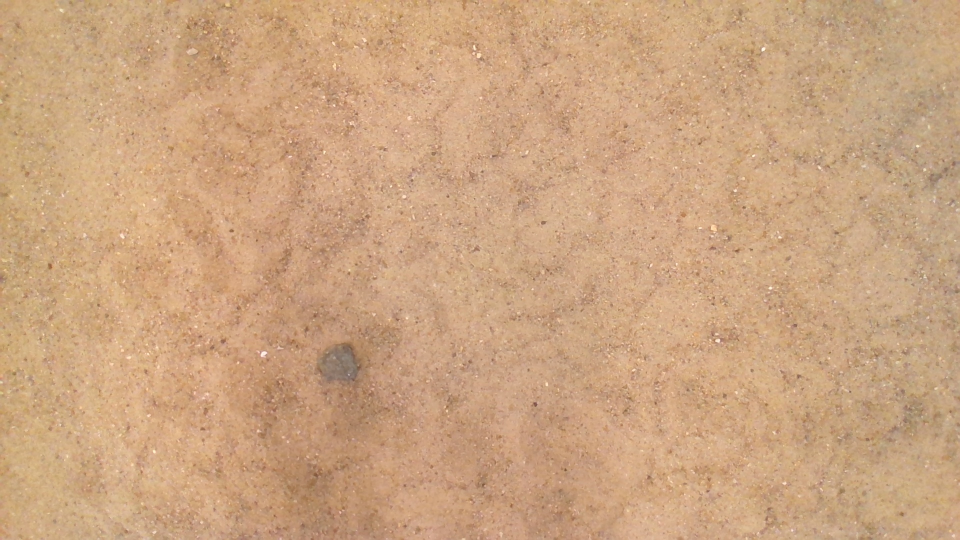
#> input picture ws_rockpicker/src/realsense_ting_controller/scripts/Image.jpg, 1920 x 1080 px, found by its file name (shown at 1/2 size)
$ python RockDetection2.py
#> lines starting #> are read from the running program, lines starting #| are printed output that depends on the picture; after the words box and inside, x2 and y2 are one past the last pixel; in counts of white or black regions, pixels touching at a corner belong together
import cv2 as cv
import numpy as np
import skimage.exposure as exposure

#Load image and get image dimensions
image = cv.imread("/home/pe/ws_rockpicker/src/realsense_ting_controller/scripts/Image.jpg")
#> image is the input picture: shape (1080, 1920, 3); mean B, G, R 128.4, 164.3, 203.5
#image = cv.resize(image, (1280, 720)) #resize if you want to look at the pictures, for actual coordinates, uncomment
image2 = image.copy()
image3 = image.copy()
img_h, img_w = image.shape[:2]
#> img_h = 1080; img_w = 1920

def Preproccesing(image, threshold):
    # Convert to HSV and split into channels
#> called with threshold = 33
    brightened = cv.add(image, np.array([40.0]))
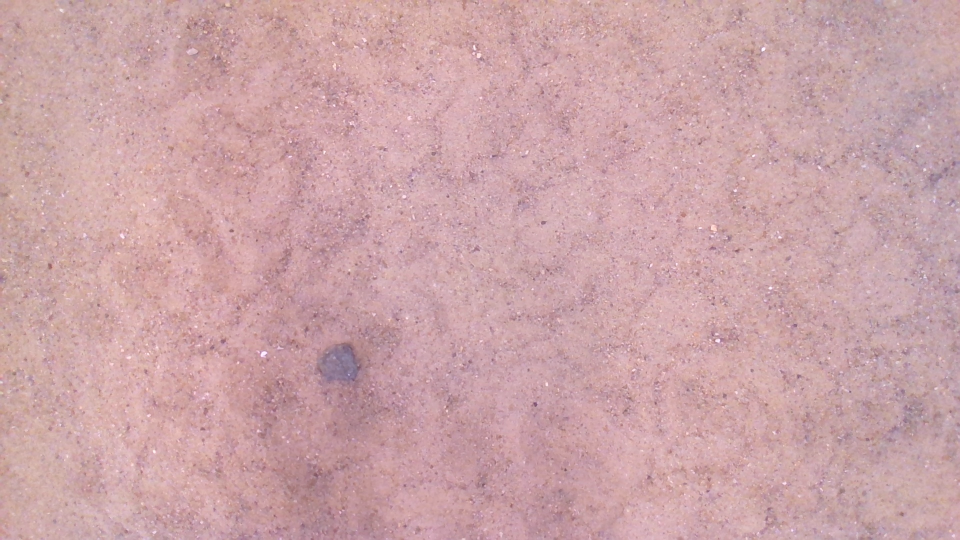
#> brightened: shape (1080, 1920, 3) (shown at 1/2 size); mean B, G, R 168.4, 164.3, 203.5
    HSVImage = cv.cvtColor(brightened, cv.COLOR_BGR2HSV)
#> HSVImage: shape (1080, 1920, 3); mean H, S, V 133.9, 50.2, 203.5
    H, S, V = cv.split(HSVImage)
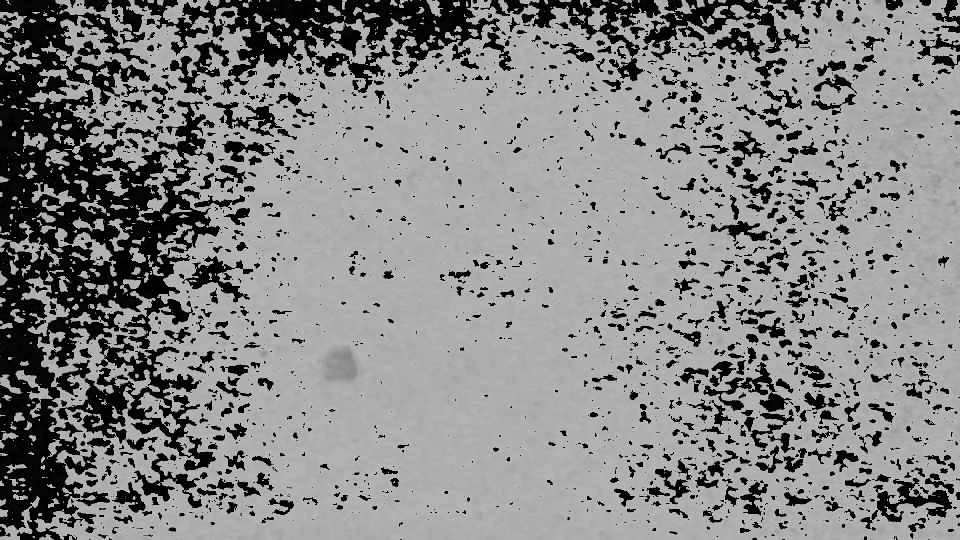
#> H: shape (1080, 1920) (shown at 1/2 size); min 0, max 179, mean 133.9
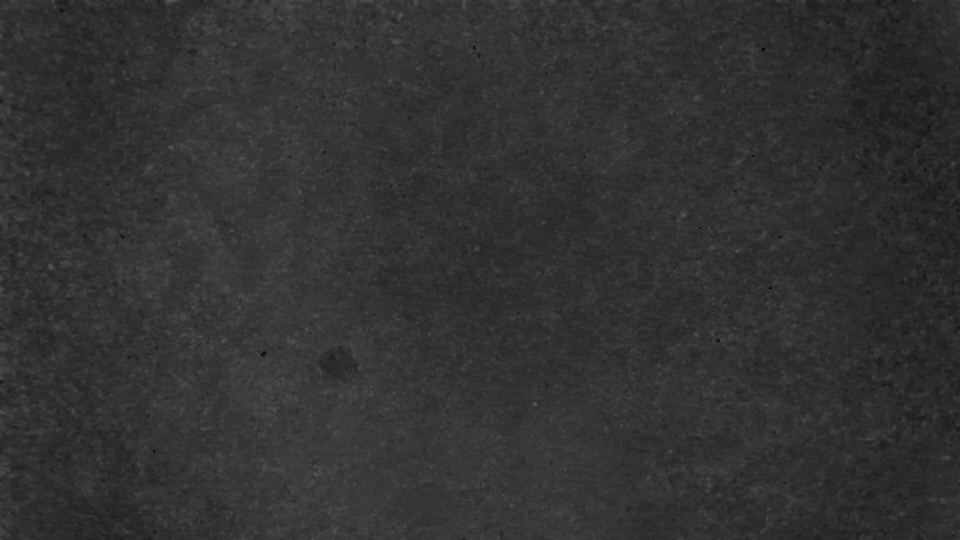
#> S: shape (1080, 1920) (shown at 1/2 size); min 6, max 103, mean 50.2
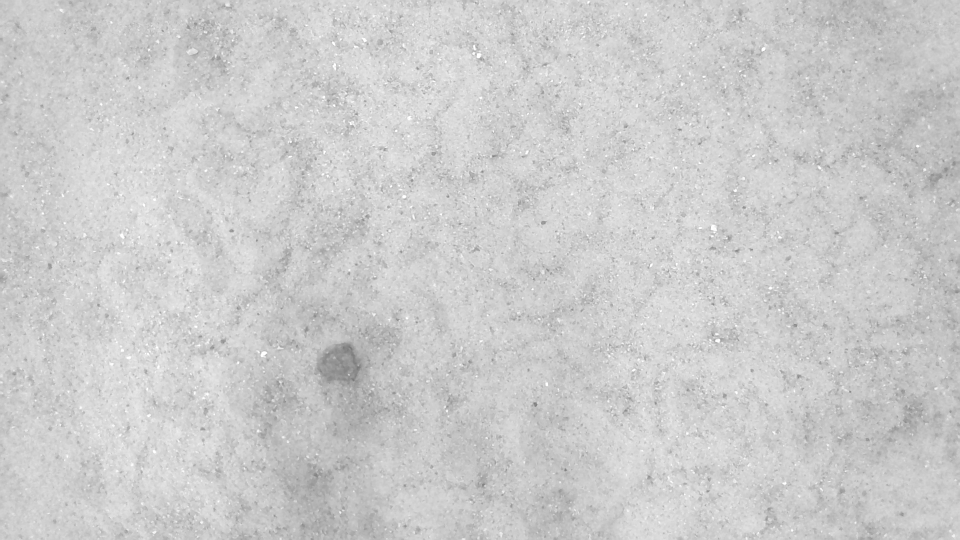
#> V: shape (1080, 1920) (shown at 1/2 size); min 116, max 255, mean 203.5
    cv.imshow("S", S)
    gaussian = cv.GaussianBlur(S, (7, 7), 0)
    cv.imshow("Gaussian", gaussian)
    # Thresholding the saturation channel,
    thresholded = cv.threshold(S, threshold, 255, cv.THRESH_BINARY)[1]
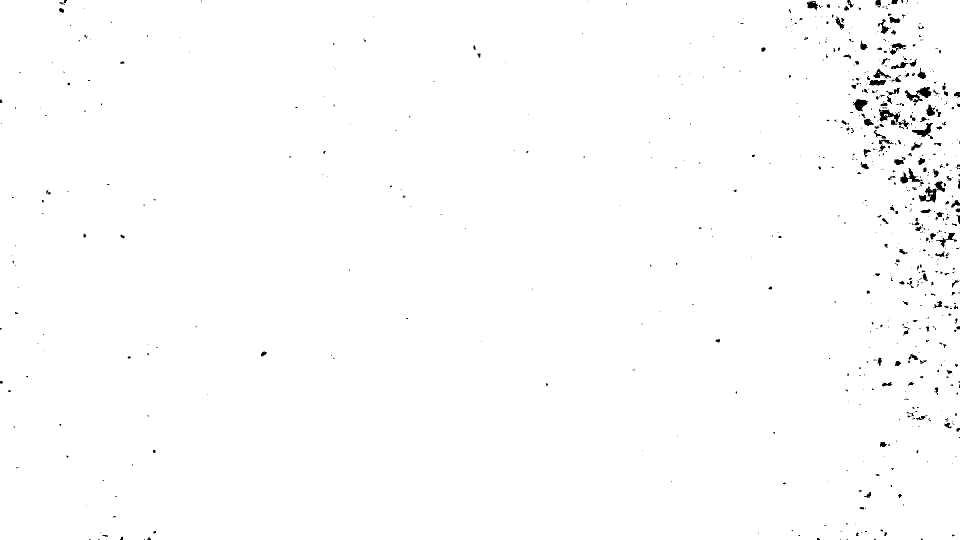
#> thresholded: shape (1080, 1920) (shown at 1/2 size); 99.1% white; 813 black regions (624 under 20 px), largest, box (x1, y1, x2, y2) and area: (1809, 174, 1864, 212) 735, (1838, 372, 1873, 405) 541, (1758, 218, 1800, 245) 521
    cv.imshow("Thresholded", thresholded)
    cv.waitKey(0)

    dilated = cv.dilate(thresholded, (3, 3), iterations=2)
#> dilated: shape (1080, 1920); 99.5% white; 434 black regions (322 under 20 px), largest, box (x1, y1, x2, y2) and area: (1760, 222, 1800, 245) 383, (1708, 200, 1734, 223) 355, (1824, 248, 1864, 275) 352
    #Finding contours and drawing the small contours on a mask, based on size
    eroded = cv.erode(thresholded, (3, 3), iterations=2)
#> eroded: shape (1080, 1920); 98.7% white; 669 black regions (422 under 20 px), largest, box (x1, y1, x2, y2) and area: (1838, 362, 1890, 407) 960, (1809, 174, 1864, 214) 927, (1758, 218, 1801, 253) 789
    opening = cv.morphologyEx(eroded, cv.MORPH_OPEN, (3, 3), iterations=2)
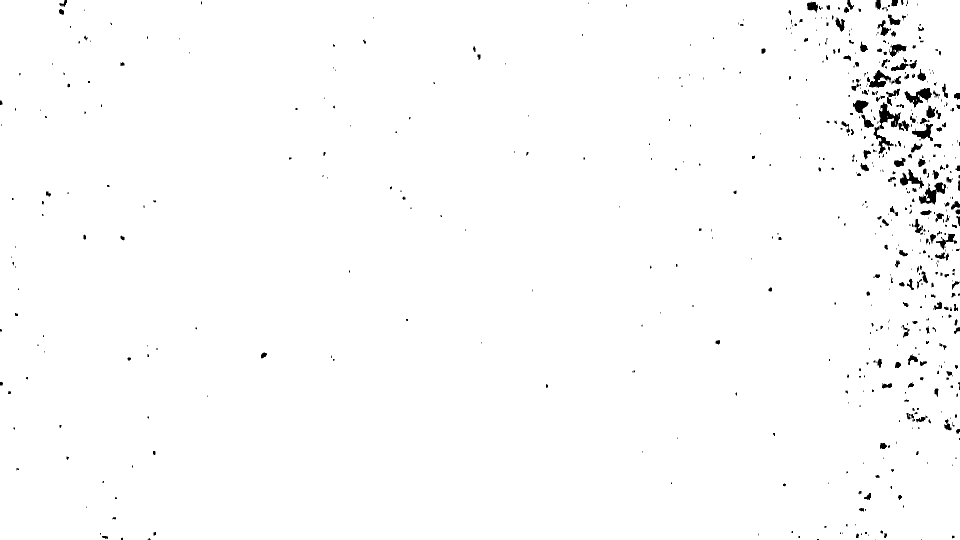
#> opening: shape (1080, 1920) (shown at 1/2 size); 98.7% white; 633 black regions (398 under 20 px)
    #cv.imshow("Opening", opening)
    #cv.imshow("Eroded", eroded)
    #cv.waitKey(0)
    contours = cv.findContours(dilated, cv.RETR_EXTERNAL, cv.CHAIN_APPROX_SIMPLE)[0]
#> contours = 2 contours, 1 with area under 20; largest, box (x1, y1, x2, y2) and area: (0, 0, 1920, 1080) 2069703
    small_contours = [cnt for cnt in contours if cv.contourArea(cnt) < 1000]
#> small_contours = [[[1919, 188], [1919, 191]]]
    mask = np.zeros_like(thresholded)
    cv.drawContours(mask, small_contours, -1, (255, 255, 255), -1)
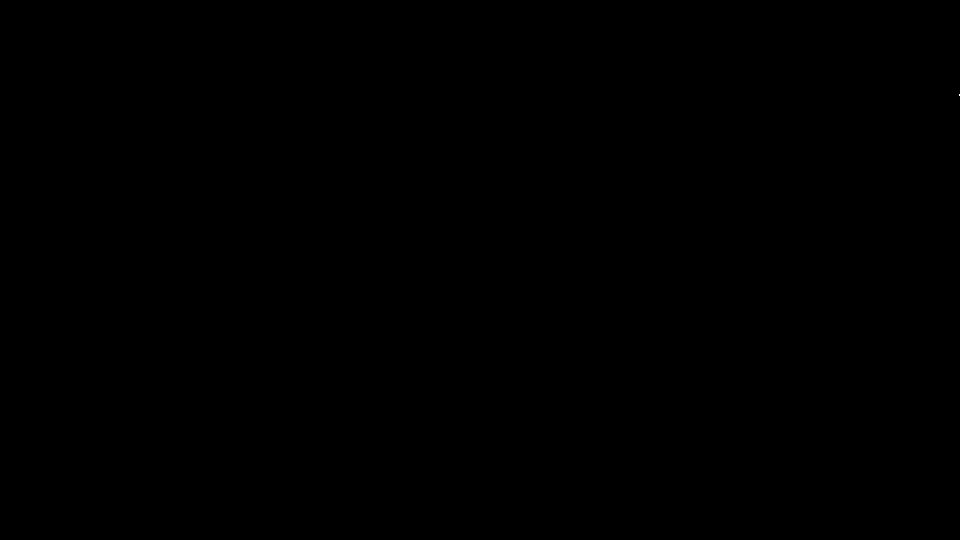
#> mask: shape (1080, 1920) (shown at 1/2 size); 0% white in thin lines or dots, all inside (x1, y1, x2, y2) = (1919, 188, 1920, 192)
    cv.imshow("Mask", mask)

    #Subtracting the small contours from the thresholded image
    subtractedSmall = cv.subtract(thresholded, mask)
    dilated = cv.dilate(subtractedSmall, (3, 3), iterations=2)
#> dilated: shape (1080, 1920); 99.5% white; 434 black regions (322 under 20 px)
    contours2 = cv.findContours(dilated, cv.RETR_EXTERNAL, cv.CHAIN_APPROX_SIMPLE)[0]
#> contours2 = 1 contour; box (x1, y1, x2, y2) and area: (0, 0, 1920, 1080) 2069703
    contour_img = np.zeros_like(image)
    cv.imshow("SubtractedSmall", subtractedSmall)
    #Drawing filled contours on the contour_img
    drawCont = cv.drawContours(contour_img, contours2, -1, (255, 255, 255), -1)
#> drawCont: shape (1080, 1920, 3); 100% white; 26 black regions (15 under 20 px)
    #cv.imshow("Contours", contour_img)
    cv.imshow("Contour",contour_img)
    cv.waitKey(0)
    return contours2, contour_img


# [57 lines left out: function watershed, not called in this run]


def main(image, threshold):
    #Preproccesing
    contours2, contour_img = Preproccesing(image, threshold)

    #Creating lists for sorting contours, and establishing thresholds
    InBoundRock = []
    OutBoundRock = []
    SortHull = []
    SingleRock = []
    MultipleRocks = []
    SolidityThres = 0.88
    EllipseThres = 0.80
    LowerSolidityThres = 0.50
    LowerEllipseThres = 0.50

    #Sorting contours based on convex and ellipse solidity, and based on image boundaries
    for cnt in contours2:
        SortingConvexHull = cv.convexHull(cnt)
        SortingEllipse = cv.fitEllipse(SortingConvexHull)
        Area = cv.contourArea(cnt)
        ConvexHullArea = cv.contourArea(SortingConvexHull)
        EllipseArea = (SortingEllipse[1][0]/2)*(SortingEllipse[1][1]/2)*np.pi
        Solidity = float(Area)/ConvexHullArea
        SolidityEllipse = float(Area)/EllipseArea
        #print(Solidity)
        #print(SolidityEllipse)
        cv.ellipse(image2, SortingEllipse, (0, 255, 0), 2)
        if 15 < SortingEllipse[0][0] < img_w-15 and 15 < SortingEllipse[0][1] < img_h-15:
            InBoundRock.append(SortingEllipse)
            SortHull.append(SortingConvexHull)
            if Solidity < SolidityThres and SolidityEllipse < EllipseThres:
                MultipleRocks.append(cnt)
            else:
                SingleRock.append(cnt)
        else:
            OutBoundRock.append(SortingEllipse)
#> this loop made 1 pass
#> SortingConvexHull on pass 1: [[1919, 0], [1919, 1079], [0, 1079], [0, 0]]
#> after the loop, InBoundRock = []; MultipleRocks = []; OutBoundRock = []; SingleRock = []; SortHull = []


    MultipleRockImg = np.zeros_like(image)
    SingleRockImg = np.zeros_like(image)

    cv.drawContours(MultipleRockImg, MultipleRocks, -1, (255, 255, 255), -1)
    cv.drawContours(SingleRockImg, SingleRock, -1, (255, 255, 255), -1)

    cv.imshow("MultipleRockImg", MultipleRockImg)
    cv.imshow("SingleRockImg", SingleRockImg)


    LabelContours = watershed(MultipleRockImg, contour_img)
    AllEllipse = []
    AllContours = []
    FinalImg = np.zeros_like(image)
    print(FinalImg.shape)
    FinalImg[SingleRockImg == 255] = 255
    AllContours.extend(SingleRock)

    for contours in LabelContours:
        AllContours.extend(contours)
        cv.drawContours(FinalImg, contours, -1, (255, 255, 255), -1)

    for cnt in AllContours:
        ellipse = cv.fitEllipse(cnt)
        #print(ellipse)
        AllEllipse.append(ellipse)
        cv.ellipse(image3, ellipse, (0, 255, 0), 2)

    #Sorting ellipses based on longest axis
    for ellipse in AllEllipse:
        SortedEllipse = sorted(AllEllipse, key=lambda x: max(x[1]), reverse=True)

    cv.ellipse(image3, SortedEllipse[0], (0, 0, 255), 2)
    cv.imshow("Image2", image2)
    cv.imshow("Image3", image3)
    cv.imshow("FinalImg", FinalImg)
    cv.resizeWindow("FinalImg", 600, 600)
    cv.waitKey(0)
    cv.destroyAllWindows()
    return SortedEllipse

# [5 lines left out: function GetList, not called in this run]


#> (the run stopped early here; a loop or call above may not have finished)
